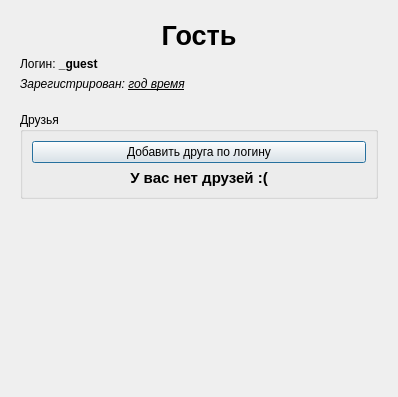
<?xml version="1.0" encoding="UTF-8"?>
<ui version="4.0">
 <class>UserProfileDialog</class>
 <widget class="QDialog" name="UserProfileDialog">
  <property name="geometry">
   <rect>
    <x>0</x>
    <y>0</y>
    <width>398</width>
    <height>397</height>
   </rect>
  </property>
  <property name="windowTitle">
   <string>SuperGames: Профиль пользователя</string>
  </property>
  <layout class="QVBoxLayout" name="verticalLayout">
   <item>
    <widget class="QScrollArea" name="scrollArea">
     <property name="frameShape">
      <enum>QFrame::NoFrame</enum>
     </property>
     <property name="frameShadow">
      <enum>QFrame::Plain</enum>
     </property>
     <property name="widgetResizable">
      <bool>true</bool>
     </property>
     <widget class="QWidget" name="scrollAreaWidgetContents">
      <property name="geometry">
       <rect>
        <x>0</x>
        <y>0</y>
        <width>380</width>
        <height>379</height>
       </rect>
      </property>
      <layout class="QVBoxLayout" name="verticalLayout_2">
       <item>
        <widget class="QLabel" name="nameTitle">
         <property name="font">
          <font>
           <pointsize>20</pointsize>
           <bold>true</bold>
          </font>
         </property>
         <property name="text">
          <string>Гость</string>
         </property>
         <property name="alignment">
          <set>Qt::AlignCenter</set>
         </property>
         <property name="wordWrap">
          <bool>true</bool>
         </property>
         <property name="margin">
          <number>15</number>
         </property>
        </widget>
       </item>
       <item>
        <widget class="QLabel" name="loginLabel">
         <property name="text">
          <string>Логин: &lt;b&gt;_guest&lt;/b&gt;</string>
         </property>
        </widget>
       </item>
       <item>
        <widget class="QLabel" name="dateLabel">
         <property name="font">
          <font>
           <italic>true</italic>
          </font>
         </property>
         <property name="text">
          <string>Зарегистрирован: &lt;u&gt;год время&lt;/u&gt;</string>
         </property>
        </widget>
       </item>
       <item>
        <spacer name="verticalSpacer_2">
         <property name="orientation">
          <enum>Qt::Vertical</enum>
         </property>
         <property name="sizeType">
          <enum>QSizePolicy::Fixed</enum>
         </property>
         <property name="sizeHint" stdset="0">
          <size>
           <width>20</width>
           <height>15</height>
          </size>
         </property>
        </spacer>
       </item>
       <item>
        <widget class="QGroupBox" name="friendsBox">
         <property name="title">
          <string>Друзья</string>
         </property>
         <layout class="QVBoxLayout" name="friendsLayout">
          <item>
           <widget class="QPushButton" name="addByLoginButton">
            <property name="text">
             <string>Добавить друга по логину</string>
            </property>
           </widget>
          </item>
          <item>
           <widget class="QLabel" name="noFriendsLabel">
            <property name="font">
             <font>
              <pointsize>11</pointsize>
              <bold>true</bold>
             </font>
            </property>
            <property name="text">
             <string>У вас нет друзей :(</string>
            </property>
            <property name="alignment">
             <set>Qt::AlignCenter</set>
            </property>
           </widget>
          </item>
         </layout>
        </widget>
       </item>
       <item>
        <spacer name="verticalSpacer">
         <property name="orientation">
          <enum>Qt::Vertical</enum>
         </property>
         <property name="sizeHint" stdset="0">
          <size>
           <width>20</width>
           <height>40</height>
          </size>
         </property>
        </spacer>
       </item>
      </layout>
     </widget>
    </widget>
   </item>
  </layout>
 </widget>
 <resources/>
 <connections/>
</ui>
